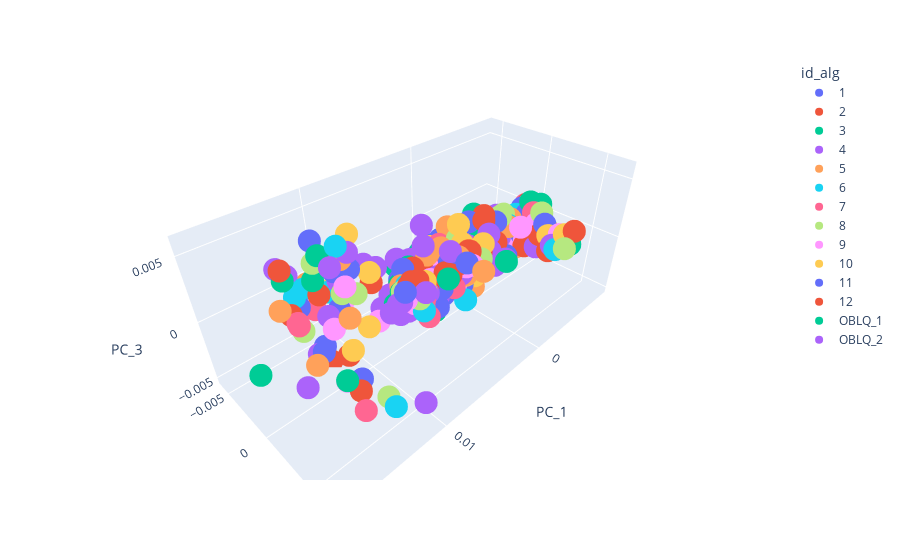

The cell this chart's notebook holds for it:
### Code cell
fig = px.scatter_3d(df_pca, x='PC_1', y='PC_2', z='PC_3', color='id_alg')
fig.show()
